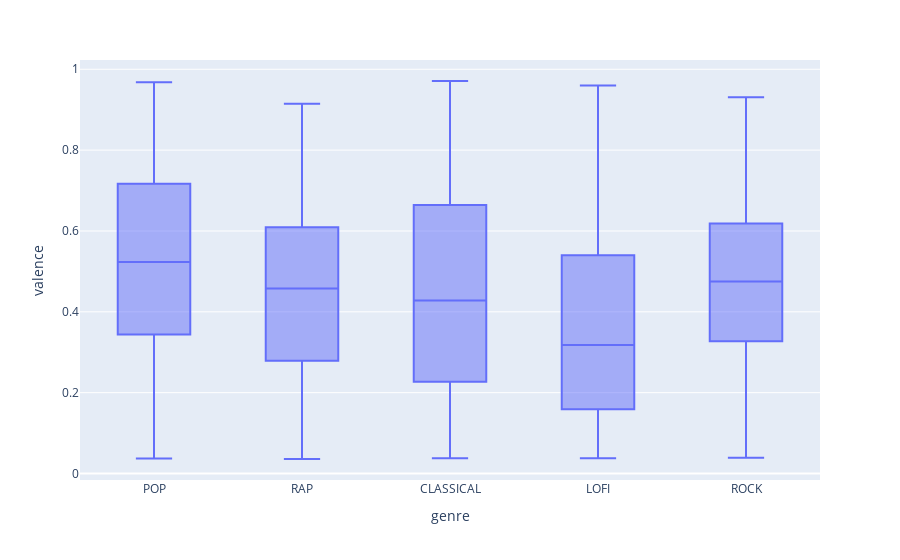

Notebook cell for this chart:
### Markdown cell above
valence

### Code cell
px.box(genre_df, x='genre', y='valence')

### Figure 1 — Plotly figure (JSON) as saved in the notebook; plotly's stock layout.template omitted (floating-point values rounded to 4 significant figures; data arrays with more than 128 entries replaced by an {"elided": "..."} marker saying what was removed)
{"data": [{"alignmentgroup": "True", "hovertemplate": "genre=%{x}<br>valence=%{y}<extra></extra>", "legendgroup": "", "marker": {"color": "#636efa"}, "name": "", "notched": false, "offsetgroup": "", "orientation": "v", "showlegend": false, "type": "box", "x": {"elided": "1337 str values"}, "x0": " ", "xaxis": "x", "y": {"elided": "1337 float values"}, "y0": " ", "yaxis": "y"}], "layout": {"boxmode": "group", "legend": {"tracegroupgap": 0}, "margin": {"t": 60}, "xaxis": {"anchor": "y", "domain": [0, 1], "title": {"text": "genre"}}, "yaxis": {"anchor": "x", "domain": [0, 1], "title": {"text": "valence"}}}}
